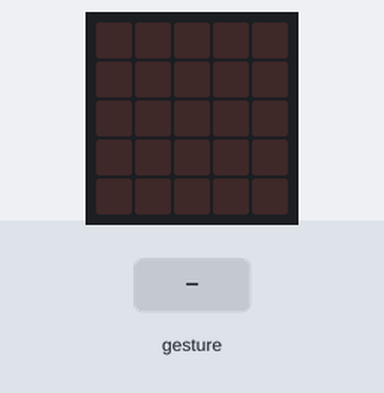
Bench run of a program on a simulated BBC micro:bit (MakeCode). Parts: the board's 5×5 LED display. The test bench sets the inputs (shaded band). Random numbers come from a fixed seed; a tilt is held for 1.5 s and a shake lasts 1 s, then the board lies face up again.

Above: at 1.2 s.
1.3 s: gesture 'shake'
At 1.9 s:
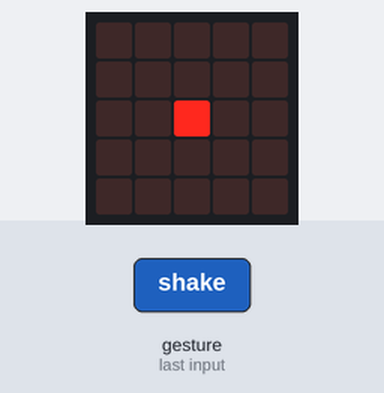
3.0 s: gesture 'shake'
At 4.4 s:
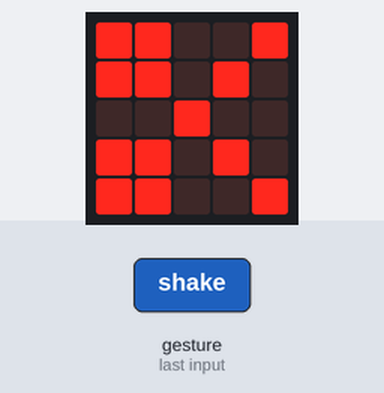
Timing chart, 0 to 6.0 s (numbered marks = the images above; inputs shaded):
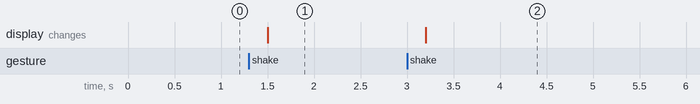

Measured:
- after the input at 1.3 s, the display: changes after 0.20 s (image 1)
- after the input at 3.0 s, the display: changes after 0.20 s (image 2)

The program:

main.ts
```typescript
let szam = 0
input.onGesture(Gesture.Shake, function () {
    szam = randint(0, 2)
    if (szam == 0) {
        basic.showLeds(`
            . . . . .
            . . . . .
            . . # . .
            . . . . .
            . . . . .
            `)
    } else {
        if (szam == 1) {
            basic.showLeds(`
                # # # # #
                # . . . #
                # . . . #
                # . . . #
                # # # # #
                `)
        } else {
            basic.showLeds(`
                # # . . #
                # # . # .
                . . # . .
                # # . # .
                # # . . #
                `)
        }
    }
})
```

test.ts
```typescript
// ide kerülnek a tesztek; a rendszer ezt nem kompilálja, ha a csomagot bővítményként használják.
```
